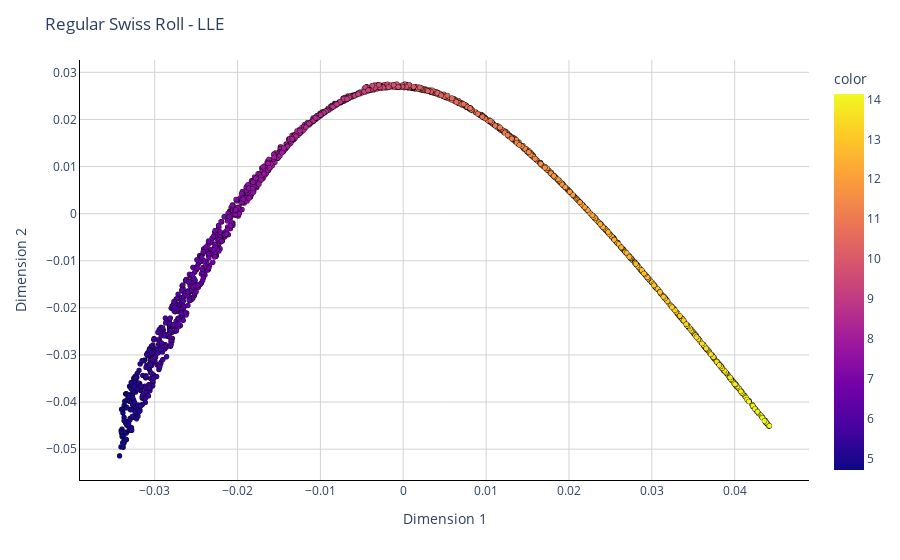

This figure's notebook cell:
### Markdown cell above
## **Standard LLE on a regular swiss roll**

### Code cell
std_lle_res=run_lle(num_neighbors=30, dims=2, mthd='standard', data=X)
Plot2D(std_lle_res, y, 'Regular Swiss Roll - LLE')

### Figure 1 — Plotly figure (JSON) as saved in the notebook; plotly's stock layout.template omitted (floating-point values rounded to 4 significant figures; data arrays with more than 128 entries replaced by an {"elided": "..."} marker saying what was removed)
{"data": [{"hovertemplate": "Dimension 1=%{x}<br>Dimension 2=%{y}<br>color=%{marker.color}<extra></extra>", "legendgroup": "", "marker": {"color": {"elided": "2000 float values"}, "coloraxis": "coloraxis", "line": {"color": "black", "width": 0.3}, "opacity": 1, "size": 5, "symbol": "circle"}, "mode": "markers", "name": "", "showlegend": false, "type": "scattergl", "x": {"elided": "2000 float values"}, "xaxis": "x", "y": {"elided": "2000 float values"}, "yaxis": "y"}], "layout": {"autosize": true, "coloraxis": {"colorbar": {"title": {"text": "color"}}, "colorscale": [[0, "#0d0887"], [0.1111, "#46039f"], [0.2222, "#7201a8"], [0.3333, "#9c179e"], [0.4444, "#bd3786"], [0.5556, "#d8576b"], [0.6667, "#ed7953"], [0.7778, "#fb9f3a"], [0.8889, "#fdca26"], [1, "#f0f921"]]}, "legend": {"tracegroupgap": 0}, "margin": {"t": 60}, "plot_bgcolor": "white", "title": {"text": "Regular Swiss Roll - LLE"}, "xaxis": {"anchor": "y", "autorange": true, "domain": [0, 1], "gridcolor": "lightgrey", "gridwidth": 1, "linecolor": "black", "linewidth": 1, "range": [-0.03915, 0.04911], "showgrid": true, "showline": true, "title": {"text": "Dimension 1"}, "type": "linear", "zeroline": true, "zerolinecolor": "lightgrey", "zerolinewidth": 1}, "yaxis": {"anchor": "x", "autorange": true, "domain": [0, 1], "gridcolor": "lightgrey", "gridwidth": 1, "linecolor": "black", "linewidth": 1, "range": [-0.05724, 0.03331], "showgrid": true, "showline": true, "title": {"text": "Dimension 2"}, "type": "linear", "zeroline": true, "zerolinecolor": "lightgrey", "zerolinewidth": 1}}}
